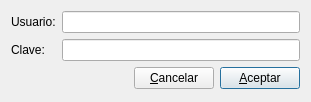
<?xml version="1.0" encoding="UTF-8"?>
<ui version="4.0">
 <class>login</class>
 <widget class="QDialog" name="login">
  <property name="geometry">
   <rect>
    <x>0</x>
    <y>0</y>
    <width>311</width>
    <height>102</height>
   </rect>
  </property>
  <property name="windowTitle">
   <string>Selección usuario</string>
  </property>
  <layout class="QVBoxLayout" name="verticalLayout">
   <item>
    <layout class="QGridLayout" name="gridLayout">
     <item row="0" column="0">
      <widget class="QLabel" name="label">
       <property name="text">
        <string>Usuario:</string>
       </property>
      </widget>
     </item>
     <item row="0" column="1">
      <widget class="QLineEdit" name="usuariolineEdit"/>
     </item>
     <item row="1" column="0">
      <widget class="QLabel" name="label_2">
       <property name="text">
        <string>Clave:</string>
       </property>
      </widget>
     </item>
     <item row="1" column="1">
      <widget class="QLineEdit" name="clavelineEdit">
       <property name="echoMode">
        <enum>QLineEdit::Password</enum>
       </property>
      </widget>
     </item>
    </layout>
   </item>
   <item>
    <layout class="QHBoxLayout" name="horizontalLayout">
     <item>
      <spacer name="horizontalSpacer">
       <property name="orientation">
        <enum>Qt::Horizontal</enum>
       </property>
       <property name="sizeHint" stdset="0">
        <size>
         <width>40</width>
         <height>20</height>
        </size>
       </property>
      </spacer>
     </item>
     <item>
      <widget class="QPushButton" name="cancelarpushButton">
       <property name="text">
        <string>&amp;Cancelar</string>
       </property>
      </widget>
     </item>
     <item>
      <widget class="QPushButton" name="aceptarpushButton">
       <property name="text">
        <string>&amp;Aceptar</string>
       </property>
       <property name="default">
        <bool>true</bool>
       </property>
      </widget>
     </item>
    </layout>
   </item>
  </layout>
 </widget>
 <resources/>
 <connections>
  <connection>
   <sender>cancelarpushButton</sender>
   <signal>clicked()</signal>
   <receiver>login</receiver>
   <slot>reject()</slot>
   <hints>
    <hint type="sourcelabel">
     <x>48</x>
     <y>78</y>
    </hint>
    <hint type="destinationlabel">
     <x>22</x>
     <y>67</y>
    </hint>
   </hints>
  </connection>
  <connection>
   <sender>aceptarpushButton</sender>
   <signal>clicked()</signal>
   <receiver>login</receiver>
   <slot>accept()</slot>
   <hints>
    <hint type="sourcelabel">
     <x>170</x>
     <y>78</y>
    </hint>
    <hint type="destinationlabel">
     <x>185</x>
     <y>61</y>
    </hint>
   </hints>
  </connection>
 </connections>
</ui>
